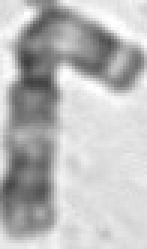
#> input picture CVAE/class_2/train/103072_class2_1.jpg, 49 x 83 px, found by its file name (shown 3 times larger); its folder holds only this picture in this run
$ jupyter execute --allow-errors CVAE.ipynb   (shell and % lines are left out)
#> lines starting #> are read from the running program, lines starting #| are printed output that depends on the picture
# Crop boundary boxes from data/train from each image for training

[cell 1]
import os
import glob
from collections import defaultdict
import matplotlib.pyplot as plt
import seaborn as sns
import numpy as np
import shutil
import cv2

[cell 2]
MAIN_DIR = "/scratch/st-li1210-1/pearl/karyotype-detector/"
datasets_path = os.path.join(MAIN_DIR,'data')
yolov5_path= os.path.expanduser(MAIN_DIR+'models/yolov5')

[cell 3]
# data dir to store cropped bbox chromosomes
cropped_box_path = os.path.join(MAIN_DIR, 'data', 'cropped_v2')

if os.path.exists(cropped_box_path):
    shutil.rmtree(cropped_box_path)

os.makedirs(cropped_box_path)

[cell 4]
# set path for 'normal chromosome' training folder from yolov5 training
dataset_yolov5 = os.path.join(datasets_path, 'norm')

[cell 5]
from tqdm import tqdm
from PIL import Image, ImageDraw

iou_threshold = 0.1
overlap_count_threshold = 1
dir_list = ['train', 'test', 'val']


# [74 lines left out: functions compute_iou, filter_boxes_by_overlap, crop_and_save, not called in this run]

for name in dir_list:
    src_images_path = os.path.join(dataset_yolov5, 'images', name)
    src_labels_path = os.path.join(dataset_yolov5, 'labels', name)
    dest_images_path = os.path.join(cropped_box_path, name)
    print(dest_images_path)

    if os.path.exists(dest_images_path):
        shutil.rmtree(dest_images_path)
    os.makedirs(dest_images_path)

    txt_files = glob.glob(os.path.join(src_labels_path, "*.txt"))

    for txt_path in tqdm(txt_files):
        base_name = os.path.splitext(os.path.basename(txt_path))[0]
        img_path = os.path.join(src_images_path, base_name + '.jpg')

        if not os.path.exists(img_path):
            print(f"Image not found for {base_name}, skipping...")
            continue

        # Parse annotations
        with open(txt_path, 'r') as f:
            annotations = [list(map(float, line.strip().split())) for line in f if line.strip()]


        # Filter out overlapping boxes
        filtered_annotations = filter_boxes_by_overlap(
            img_path, annotations, iou_threshold=iou_threshold, overlap_count_threshold=overlap_count_threshold
        )

        # Crop and save
        crop_and_save(img_path, filtered_annotations, dest_images_path, base_name)

[cell 6]
dir_list = ['train', 'test', 'val']

for dir_type in dir_list:
    dir_path = os.path.join(cropped_box_path, dir_type)
    !find "{dir_path}" -type f | wc -l

[cell 7]
import random
from PIL import Image

def show_random_images(dir_path, num_images=10):
    # List all files in the directory
#> called with num_images = 10
    all_files = os.listdir(dir_path)

    image_extensions = {'.jpg'}
    image_files = [f for f in all_files if os.path.splitext(f)[1].lower() in image_extensions]

    selected_files = random.sample(image_files, min(num_images, len(image_files)))

    for file_name in selected_files:
        img_path = os.path.join(dir_path, file_name)
        img = Image.open(img_path)
#> img is the input picture: PIL image 49x83 RGB; min 63, max 255, mean 186.6
        print(f"{file_name}:")
        img.show()


name = 'train'
directory_path = os.path.join(cropped_box_path, name)
print(directory_path)
show_random_images(directory_path, num_images=10)

[cell 8]
import collections
import re
import pandas as pd

def plot_class_distribution(image_dir):
    # Regex to extract class id from filenames like "1053901_class9_12.jpg"
    class_pattern = re.compile(r'class(\d+)')

    class_counts = collections.Counter()

    for filename in os.listdir(image_dir):
        match = class_pattern.search(filename)
        if match:
            class_id = int(match.group(1))
            class_counts[class_id] += 1

    # Sort by class ID
    sorted_counts = dict(sorted(class_counts.items()))

    # Plot
    plt.figure(figsize=(10, 5))
    plt.bar(sorted_counts.keys(), sorted_counts.values(), color='skyblue')
    plt.xlabel('Class ID')
    plt.ylabel('Count')
    plt.title('Distribution of Chromosome Classes')
    plt.xticks(list(sorted_counts.keys()))
    plt.grid(axis='y')
    plt.tight_layout()
    plt.show()
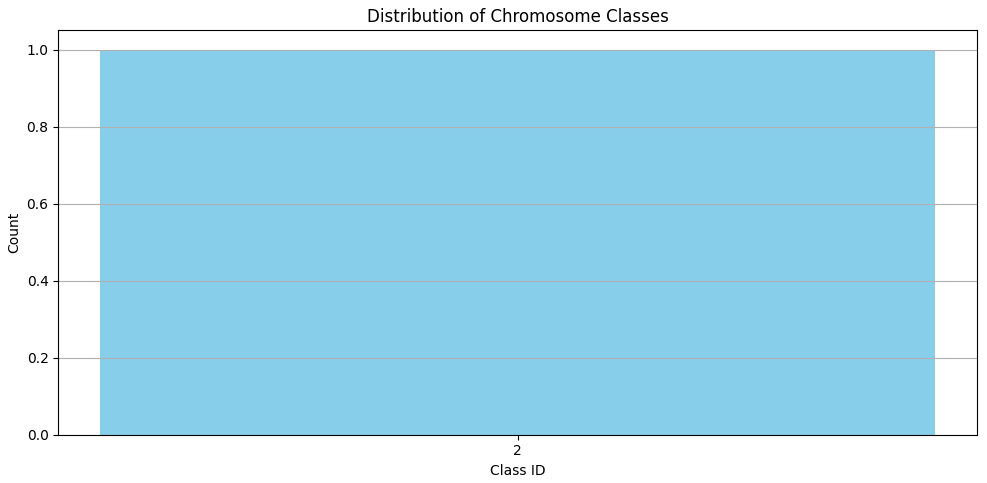
#> figure drawn by matplotlib, 1 panel
    return sorted_counts

# Example usage
counts = {}

#> (the rest of this cell did not finish here and is left out)

[cell 9]
import pandas as pd

def get_image_size(image_directory):
    image_sizes = {}
    for image in tqdm(os.listdir(image_directory)):
        img_path = os.path.join(image_directory, image)
        with Image.open(img_path) as img:
            width, height = img.size
#> width = 49; height = 83
        file_name = os.path.splitext(os.path.basename(img_path))[0]
        image_sizes[file_name] = (width, height)
    return image_sizes


def plot_image_size(image_sizes):
    df_sizes = pd.DataFrame.from_dict(image_sizes, orient='index', columns=['width', 'height'])
#> df_sizes = table of 1 rows and 2 columns
    df_sizes.index.name = 'filename'
    df_sizes.reset_index(inplace=True)
    df_sizes['aspect_ratio'] = df_sizes['width'] / df_sizes['height']


    import matplotlib.pyplot as plt

    plt.figure(figsize=(8,6))
    plt.scatter(df_sizes['width'], df_sizes['height'], alpha=0.5)
    plt.xlabel('Width')
    plt.ylabel('Height')
    plt.title('Image Width vs Height')
    plt.grid(True)
    plt.show()
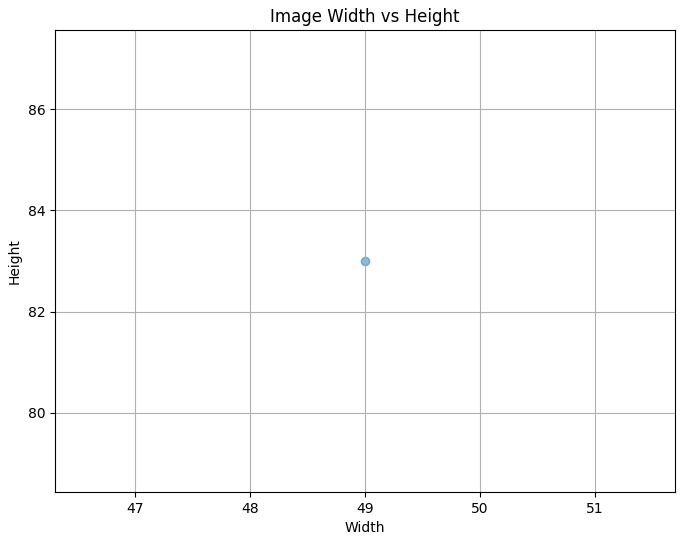
#> figure drawn by matplotlib, 1 panel

    df_sizes['aspect_ratio'].hist(bins=30)
    plt.xlabel('Aspect Ratio (Width / Height)')
    plt.title('Distribution of Image Aspect Ratios')
    plt.grid(True)
    plt.show()
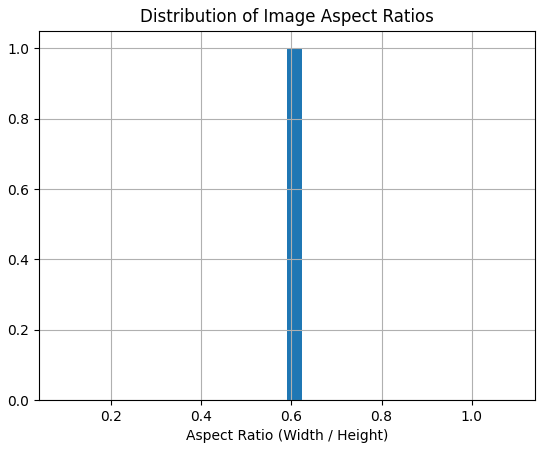
#> figure drawn by matplotlib, 1 panel; tallest bar 1 high, from x = 0.59 to 0.624

#> (a cell that did not finish here is left out)

[cell 11]
recon_dir = os.path.join(cropped_box_path, 'train')
paths = glob.glob(f"{recon_dir}/*.jpg")

#> (a cell that did not finish here is left out)

[cell 13]
for dir_type in dir_list:
    dir_path = os.path.join(cropped_box_path, dir_type)
    !find "{dir_path}" -type f | wc -l
